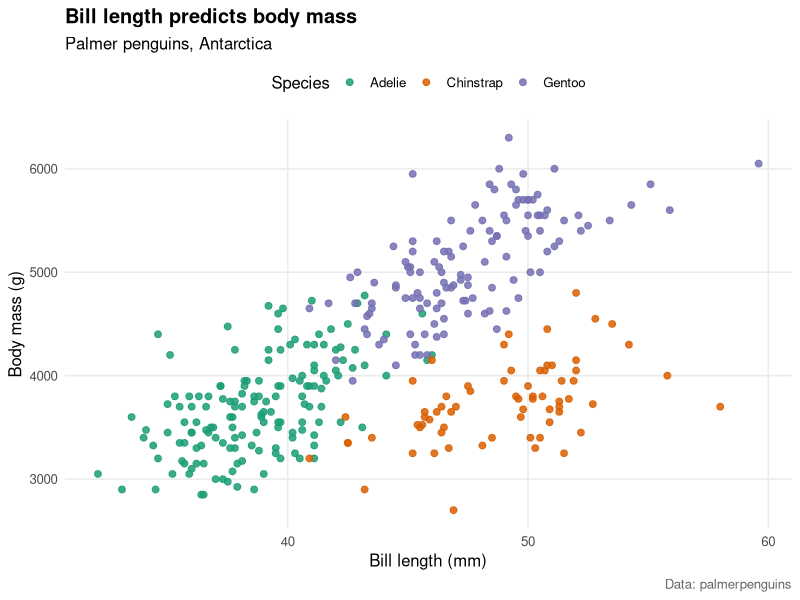
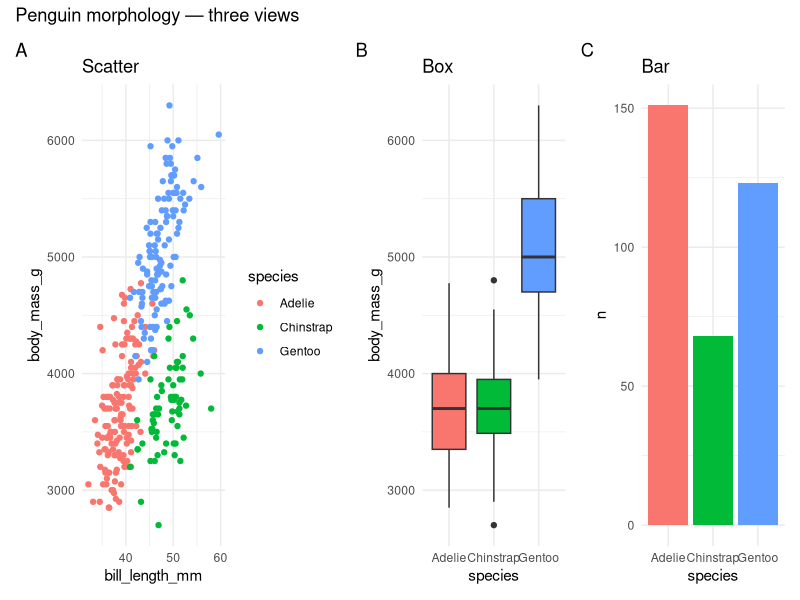

These charts were generated, in order, by the following R code:
## ---- chunk 1
knitr::opts_chunk$set(echo = TRUE, message = FALSE, warning = FALSE)
library(tidyverse)
library(patchwork)
## ---- chunk 2
penguins <- palmerpenguins::penguins %>% drop_na(bill_length_mm, body_mass_g, species)

ggplot(penguins, aes(bill_length_mm, body_mass_g, colour = species)) +
  geom_point(size = 2, alpha = 0.85) +
  scale_colour_manual(values = c("#1b9e77", "#d95f02", "#7570b3")) +
  labs(x = "Bill length (mm)", y = "Body mass (g)",
       colour = "Species",
       title = "Bill length predicts body mass",
       subtitle = "Palmer penguins, Antarctica",
       caption = "Data: palmerpenguins") +
  theme_minimal(base_size = 12, base_family = "sans") +
  theme(plot.title = element_text(face = "bold"),
        plot.caption = element_text(colour = "grey40"),
        panel.grid.minor = element_blank(),
        legend.position = "top")
## ---- chunk 3
p1 <- ggplot(penguins, aes(bill_length_mm, body_mass_g, colour = species)) +
  geom_point() + theme_minimal() + labs(title = "Scatter")

p2 <- ggplot(penguins, aes(species, body_mass_g, fill = species)) +
  geom_boxplot(show.legend = FALSE) + theme_minimal() + labs(title = "Box")

p3 <- penguins %>% count(species) %>%
  ggplot(aes(species, n, fill = species)) +
  geom_col(show.legend = FALSE) + theme_minimal() + labs(title = "Bar")

(p1 | p2 | p3) +
  plot_annotation(title = "Penguin morphology — three views",
                  tag_levels = "A")
